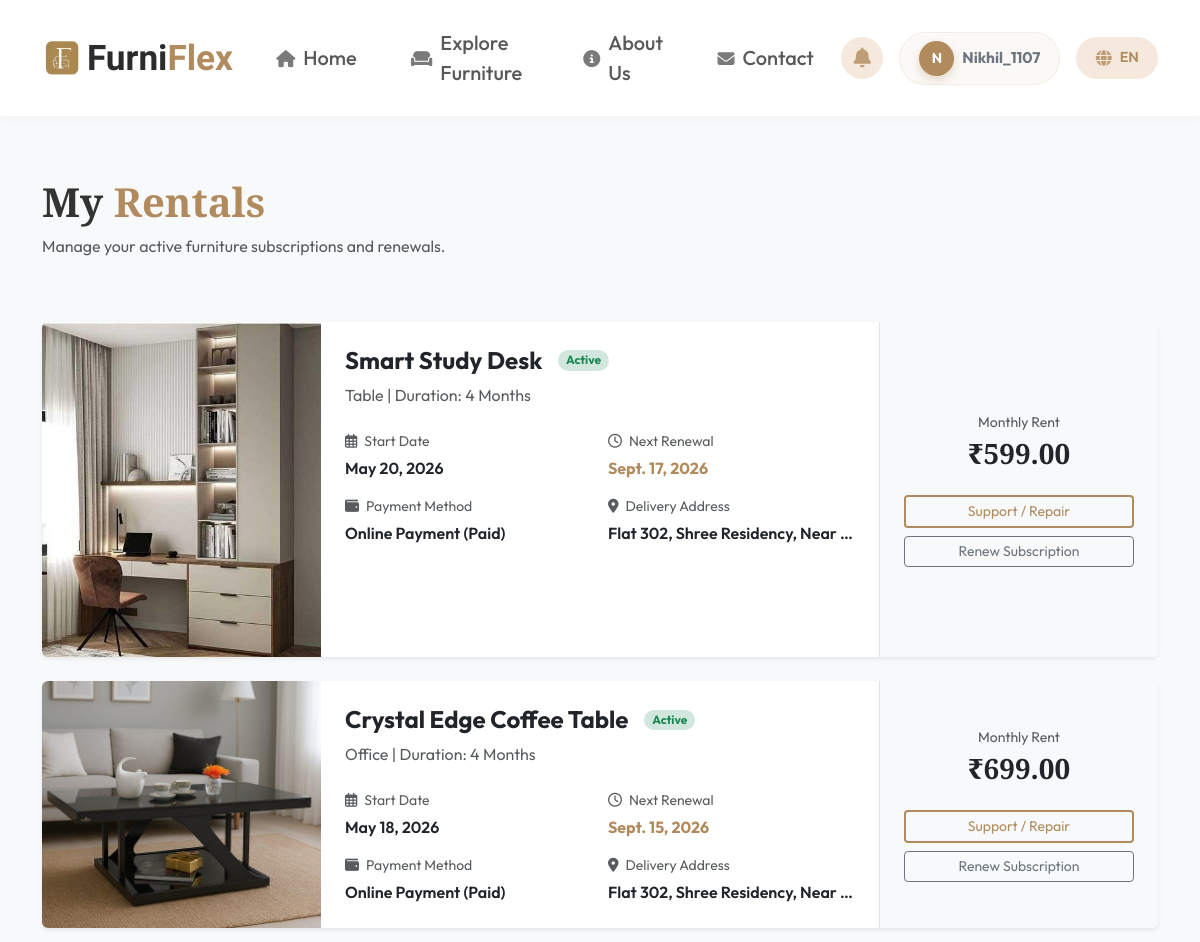
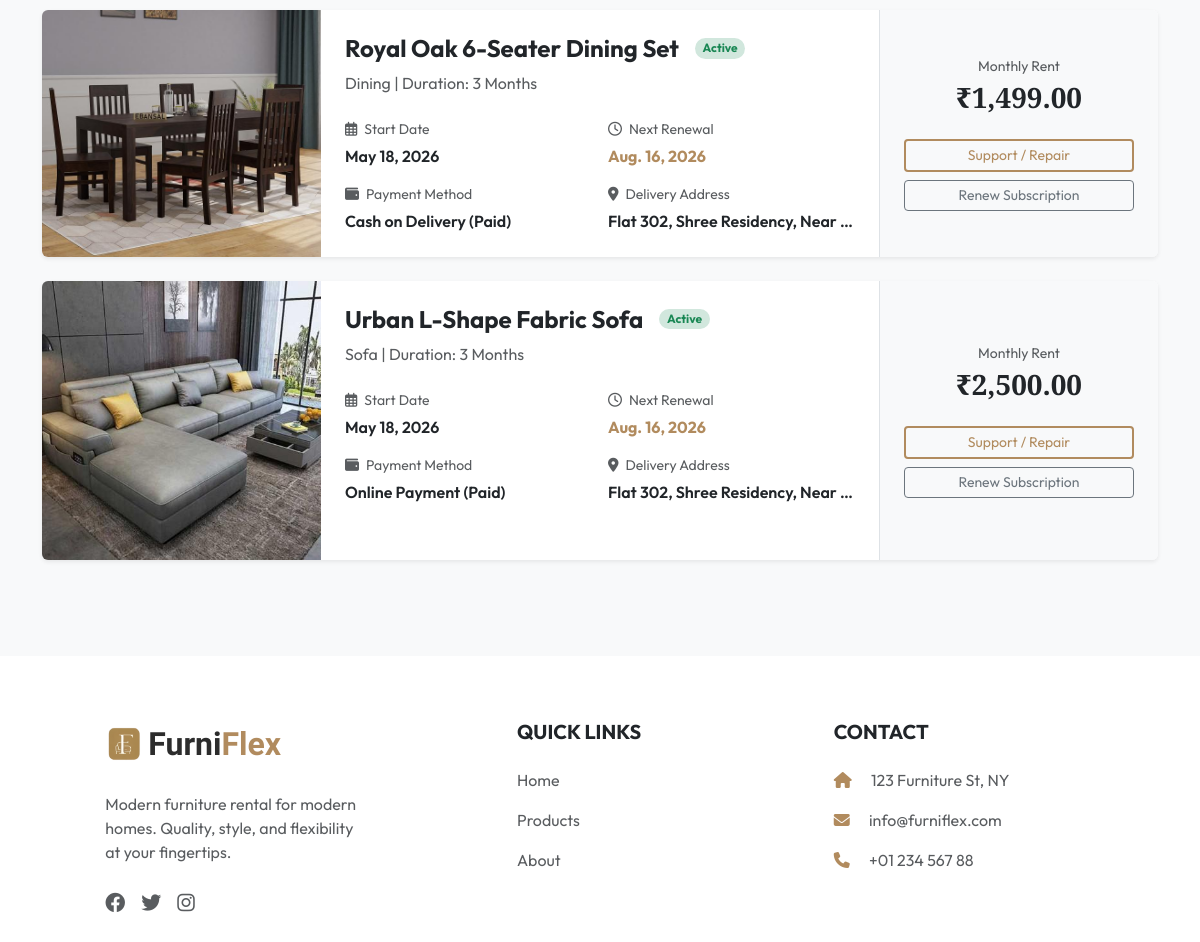
/my-rentals/ (signed in), run on the app's committed database (2 pictures, top to bottom).
### app1/models.py (models this page shows, shortened)
class RentalOrder(models.Model):
    STATUS_CHOICES = [
        ('Pending', 'Pending'),
        ('Active', 'Active'),
        ('Completed', 'Completed'),
        ('Cancelled', 'Cancelled'),
    ]
    user = models.ForeignKey(User, on_delete=models.CASCADE)
    product = models.ForeignKey(Product, on_delete=models.CASCADE)
    rental_duration_months = models.PositiveIntegerField(default=1)
    start_date = models.DateField(auto_now_add=True)
    delivery_date = models.DateField(null=True, blank=True)
    status = models.CharField(max_length=20, choices=STATUS_CHOICES, default='Pending')
    renewal_date = models.DateField(null=True, blank=True)
    address = models.ForeignKey(Address, on_delete=models.SET_NULL, null=True, blank=True)
    payment_method = models.CharField(max_length=20, choices=[('COD', 'Cash on Delivery'), ('Online', 'Online Payment')], default='COD')
    payment_status = models.CharField(max_length=20, choices=[('Pending', 'Pending'), ('Paid', 'Paid'), ('Failed', 'Failed')], default='Pending')
    razorpay_order_id = models.CharField(max_length=100, blank=True, null=True)
    razorpay_payment_id = models.CharField(max_length=100, blank=True, null=True)
    razorpay_signature = models.CharField(max_length=200, blank=True, null=True)
    total_amount = models.DecimalField(max_digits=10, decimal_places=2, null=True, blank=True)
    discount_amount = models.DecimalField(max_digits=10, decimal_places=2, default=0.00)
    created_at = models.DateTimeField(auto_now_add=True)

class Product(models.Model):
    CATEGORY_CHOICES = [
        ('Sofa', 'Sofa'),
        ('Bed', 'Bed'),
        ('Dining', 'Dining Table'),
        ('Table', 'Tables & Desks'),
        ('Living', 'Living Room'),
        ('Office', 'Office & Study'),
        ('Appliances', 'Appliances'),
        ('Others', 'Others'),
    ]
    name = models.CharField(max_length=200)
    category = models.CharField(max_length=50, choices=CATEGORY_CHOICES)
    price_per_month = models.DecimalField(max_digits=10, decimal_places=2, verbose_name="Rent (₹/month)")
    material = models.CharField(max_length=100, blank=True, null=True)
    color = models.CharField(max_length=50, blank=True, null=True)
    stock = models.PositiveIntegerField(default=10)
    available_durations = models.CharField(max_length=100, default="3,6,12", help_text="Enter durations separated by commas (e.g. 3,6,12)")
    image = models.ImageField(upload_to='products/', blank=True, null=True, verbose_name="Product Image")
    description = models.TextField()
    available = models.BooleanField(default=True)
    created_at = models.DateTimeField(auto_now_add=True)
    class Meta:
        ordering = ['-created_at']

class Address(models.Model):
    user = models.ForeignKey(User, on_delete=models.CASCADE, related_name='addresses')
    street_address = models.TextField()
    city = models.CharField(max_length=100)
    state = models.CharField(max_length=100)
    pincode = models.CharField(max_length=10)
    is_default = models.BooleanField(default=False)

class UserProfile(models.Model):
    user = models.OneToOneField(User, on_delete=models.CASCADE, related_name='profile')
    mobile_no = models.CharField(max_length=20, unique=True, blank=True, null=True)
    address = models.TextField(blank=True, null=True)
    city = models.CharField(max_length=100, blank=True, null=True)
    pincode = models.CharField(max_length=10, blank=True, null=True)
    country = models.CharField(max_length=100, default='India')
    last_cleared_count = models.IntegerField(default=0)
    dismissed_notifications = models.TextField(blank=True, default='')
    @property
    def loyalty_points(self):
        orders = RentalOrder.objects.filter(user=self.user, status__in=['Active', 'Completed'])
        return sum(o.rental_duration_months * 100 for o in orders)
    @property
    def tier(self):
        pts = self.loyalty_points
        if pts >= 1000:
            return {
                'name': 'Elite Member',
                'bg_color': '#fdfaf7',
                'color': '#b18b5e',
                'border': 'rgba(177, 139, 94, 0.3)',
                'icon': 'fa-gem'
            }

### app1/views.py (the view)
# urls.py: path('my-rentals/', views.my_rentals, name='my_rentals'),
def my_rentals(request):
    if not request.user.is_authenticated:
        return redirect('login')
    if request.user.is_staff or request.user.is_superuser:
        return redirect('admin_dashboard')
    rentals = RentalOrder.objects.filter(user=request.user, status__in=['Active', 'Completed']).order_by('-created_at')
    return render(request, 'my_rentals.html', {'rentals': rentals})

### templates/my_rentals.html (shortened to what this page needs)
{% extends 'base.html' %}
{% load currency_filters %}
{% block content %}
<div class="py-5 bg-light">
    <div class="container py-5">
        <div class="row mb-5">
            <div class="col-md-6">
                <h1 class="fw-bold">My <span class="text-primary">Rentals</span></h1>
                <p class="text-muted">Manage your active furniture subscriptions and renewals.</p>
            </div>
        </div>
        <div class="row g-4">
            {% if rentals %}
                {% for rental in rentals %}
                <div class="col-12">
                    <div class="card border-0 shadow-sm overflow-hidden">
                        <div class="row g-0">
                            <div class="col-md-3">
                                {% if rental.product.image %}
                                    <img src="{{ rental.product.image.url }}" class="img-fluid h-100" alt="{{ rental.product.name }}" style="object-fit: cover; min-height: 200px;">
                                {% else %}
                                    <img src="https://images.unsplash.com/photo-1555041469-a586c61ea9bc?ixlib=rb-4.0.3&auto=format&fit=crop&w=800&q=80" class="img-fluid h-100" alt="Default" style="object-fit: cover; min-height: 200px;">
                                {% endif %}
                            </div>
                            <div class="col-md-6 p-4">
                                <div class="d-flex align-items-center mb-2">
                                    <h4 class="fw-bold mb-0 me-3">{{ rental.product.name }}</h4>
                                    <span class="badge {% if rental.status == 'Active' %}bg-success-subtle text-success{% elif rental.status == 'Pending' %}bg-warning-subtle text-warning{% else %}bg-secondary-subtle text-secondary{% endif %} rounded-pill">
                                        {{ rental.status }}
                                    </span>
                                </div>
                                <p class="text-muted mb-4">{{ rental.product.category }} | Duration: {{ rental.rental_duration_months }} Months</p>
                                <div class="row g-3">
                                    <div class="col-sm-6">
                                        <p class="small text-muted mb-1"><i class="far fa-calendar-alt me-1"></i> Start Date</p>
                                        <p class="fw-semibold mb-0">{{ rental.start_date }}</p>
                                    </div>
                                    <div class="col-sm-6">
                                        <p class="small text-muted mb-1"><i class="far fa-clock me-1"></i> Next Renewal</p>
                                        <p class="text-primary fw-bold mb-0">{{ rental.renewal_date }}</p>
                                    </div>
                                    {% if rental.payment_method %}
                                    <div class="col-sm-6">
                                        <p class="small text-muted mb-1"><i class="fas fa-wallet me-1"></i> Payment Method</p>
                                        <p class="fw-semibold mb-0">{{ rental.get_payment_method_display }} ({{ rental.payment_status }})</p>
                                    </div>
                                    {% endif %}
                                    {% if rental.address %}
                                    <div class="col-sm-6">
                                        <p class="small text-muted mb-1"><i class="fas fa-map-marker-alt me-1"></i> Delivery Address</p>
                                        <p class="fw-semibold mb-0 text-truncate" title="{{ rental.address.street_address }}, {{ rental.address.city }}">{{ rental.address.street_address }}, {{ rental.address.city }}</p>
                                    </div>
                                    {% endif %}
                                </div>
                            </div>
                            <div class="col-md-3 p-4 bg-light d-flex flex-column justify-content-center border-start">
                                <p class="text-center mb-1 small text-muted">Monthly Rent</p>
                                <h3 class="text-center fw-bold mb-4">{{ rental.product.price_per_month|convert_currency:request }}</h3>
                                <div class="d-grid gap-2">
                                    {% if rental.status == 'Pending' %}
                                        <a href="{% url 'checkout' rental.id %}" class="btn btn-primary btn-sm">Complete Checkout</a>
                                    {% else %}
                                        <a href="{% url 'create_repair_ticket' rental.id %}" class="btn btn-outline-primary btn-sm">Support / Repair</a>
                                        <button type="button" class="btn btn-outline-secondary btn-sm" data-bs-toggle="modal" data-bs-target="#renewModal{{ rental.id }}">
                                            Renew Subscription
                                        </button>
                                    {% endif %}
                                </div>
                            </div>
                        </div>
                    </div>
                </div>
                {% endfor %}
            {% endif %}
        </div>
    </div>
</div>
{% endblock %}

### templates/includes/navbar.html (shortened to what this page needs)
<nav class="navbar navbar-expand-lg navbar-light fixed-top">
    <div class="container">
        <a class="navbar-brand d-flex align-items-center" href="{% url 'home' %}" style="font-family: 'Dancing Script', cursive; font-size: 2.2rem; font-weight: 700;">
            <img src="{{ MEDIA_URL }}logo.png" alt="FurniFlex Logo" class="brand-logo me-1">
            <span style="color: var(--secondary-color);">Furni</span><span class="text-primary">Flex</span>
        </a>
        <div class="collapse navbar-collapse" id="navbarNav">
            <ul class="navbar-nav mx-auto align-items-center">
                <li class="nav-item">
                    <a class="nav-link fs-5 mx-2" href="{% url 'home' %}">
                        <i class="fas fa-house me-2 small"></i>Home
                    </a>
                </li>
                <li class="nav-item">
                    <a class="nav-link fs-5 mx-2" href="{% url 'product_list' %}">
                        <i class="fas fa-couch me-2 small"></i>Explore Furniture
                    </a>
                </li>
                <li class="nav-item">
                    <a class="nav-link fs-5 mx-2" href="{% url 'about' %}">
                        <i class="fas fa-circle-info me-2 small"></i>About Us
                    </a>
                </li>
                <li class="nav-item">
                    <a class="nav-link fs-5 mx-2" href="{% url 'contact' %}">
                        <i class="fas fa-envelope me-2 small"></i>Contact
                    </a>
                </li>
            </ul>
            <ul class="navbar-nav ms-auto align-items-center">
                {% if user.is_authenticated and not user.is_staff and not user.is_superuser %}
                <li class="nav-item dropdown me-3" id="notificationDropdownContainer">
                    <a class="nav-link position-relative d-flex align-items-center justify-content-center notification-bell-btn" href="#" id="notificationDropdown" role="button" data-bs-toggle="dropdown" aria-expanded="false" style="width: 42px; height: 42px; border-radius: 50%; background-color: #f4e9dc; color: #b18b5e; transition: all 0.3s ease;">
                        <i class="fas fa-bell fs-5"></i>
                    </a>
                </li>
                <li class="nav-item dropdown">
                    <a class="nav-link dropdown-toggle profile-nav-btn d-flex align-items-center px-3 py-2" href="#" id="navbarDropdown" role="button" data-bs-toggle="dropdown">
                        <div class="avatar-circle me-2">
                            <span class="initials">{{ user.username.0|upper }}</span>
                        </div>
                        <div class="user-info d-none d-md-block text-start">
                            <span class="user-name d-block fw-bold small text-secondary">{{ user.username }}</span>
                        </div>
                    </a>
                </li>
                {% endif %}
                <li class="nav-item dropdown ms-lg-3 ms-2">
                    <a class="nav-link dropdown-toggle d-flex align-items-center justify-content-center language-selector-btn" href="#" id="languageDropdown" role="button" data-bs-toggle="dropdown" aria-expanded="false" style="min-width: 80px; height: 42px; border-radius: 21px; padding: 0 16px; font-weight: 600; font-size: 0.9rem; display: flex; align-items: center; justify-content: center; gap: 8px;">
                        <i class="fas fa-globe" style="font-size: 1rem;"></i>
                        <span id="activeLanguageLabel">EN</span>
                    </a>
                </li>
            </ul>
        </div>
    </div>
</nav>

### data on the page
RentalOrder: product.image (picture), product.name "Smart Study Desk", status "Active", product.category "Table", rental_duration_months "4", start_date "May 20, 2026", renewal_date "Sept. 17, 2026", payment_method "Online Payment", payment_status "Paid", address.street_address "Flat 302, Shree Residency, Near…", product.price_per_month|convert_currency "₹599.00"
RentalOrder: product.image (picture), product.name "Crystal Edge Coffee Table", status "Active", product.category "Office", rental_duration_months "4", start_date "May 18, 2026", renewal_date "Sept. 15, 2026", payment_method "Online Payment", payment_status "Paid", address.street_address "Flat 302, Shree Residency, Near…", product.price_per_month|convert_currency "₹699.00"
RentalOrder: product.image (picture), product.name "Royal Oak 6-Seater Dining Set", status "Active", product.category "Dining", rental_duration_months "3", start_date "May 18, 2026", renewal_date "Aug. 16, 2026", payment_method "Cash on Delivery", payment_status "Paid", address.street_address "Flat 302, Shree Residency, Near…", product.price_per_month|convert_currency "₹1,499.00"
RentalOrder: product.image (picture), product.name "Urban L-Shape Fabric Sofa", status "Active", product.category "Sofa", rental_duration_months "3", start_date "May 18, 2026", renewal_date "Aug. 16, 2026", payment_method "Online Payment", payment_status "Paid", address.street_address "Flat 302, Shree Residency, Near…", product.price_per_month|convert_currency "₹2,500.00"

### other printed values
{{ user.username.0|upper }} "N"
{{ user.username }} "Nikhil_1107"
